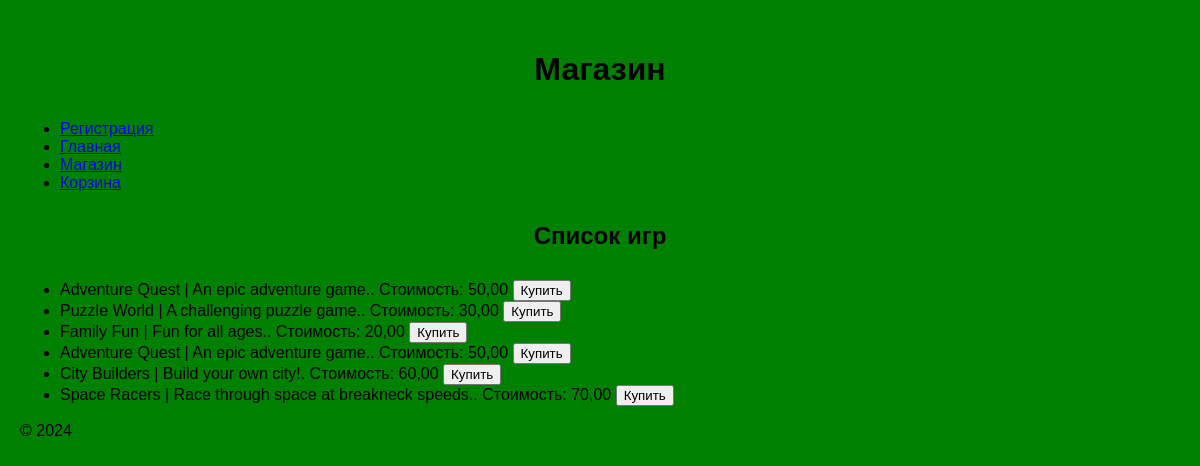
The app's page /shop/ with its own data.
### task1/models.py (models this page shows, shortened)
class Game(models.Model):
    title = models.CharField(max_length=200)
    cost = models.DecimalField(max_digits=10, decimal_places=2)
    size = models.DecimalField(max_digits=10, decimal_places=2)
    description = models.TextField()
    age_limited = models.BooleanField(default=False)
    buyers = models.ManyToManyField(Buyer, related_name='games')

### task1/views.py (the view)
# urls.py: path('shop/', shop, name='shop'),
def shop(request):
    games = Game.objects.all()
    context = {
        'games': games,
    }
    return render(request, 'third_task/shop.html', context)

### templates/third_task/shop.html (shortened to what this page needs)
{% extends "third_task/menu.html" %}
{% block content %}
<div id="price-list">
    <h2>Список игр</h2>
    <ul>
        {% for game in games %}
            <li>
                {{ game.title }} | {{ game.description }}. Стоимость: {{ game.cost }}
                <button>Купить</button>
            </li>
        {% empty %}
            <li>Нет доступных игр.</li>
        {% endfor %}
    </ul>
</div>
{% endblock %}

### templates/third_task/menu.html (style rules this page uses)
body { margin: 0; padding: 20px; font-family: Arial, sans-serif; background-color: green; color: black; }
h2 { text-align: center; color: black; padding: 10px; }

### records on screen
Game: title "Adventure Quest", description "An epic adventure game.", cost "50,00"
Game: title "Puzzle World", description "A challenging puzzle game.", cost "30,00"
Game: title "Family Fun", description "Fun for all ages.", cost "20,00"
Game: title "Adventure Quest", description "An epic adventure game.", cost "50,00"
Game: title "City Builders", description "Build your own city!", cost "60,00"
Game: title "Space Racers", description "Race through space at breakneck speeds.", cost "70,00"
